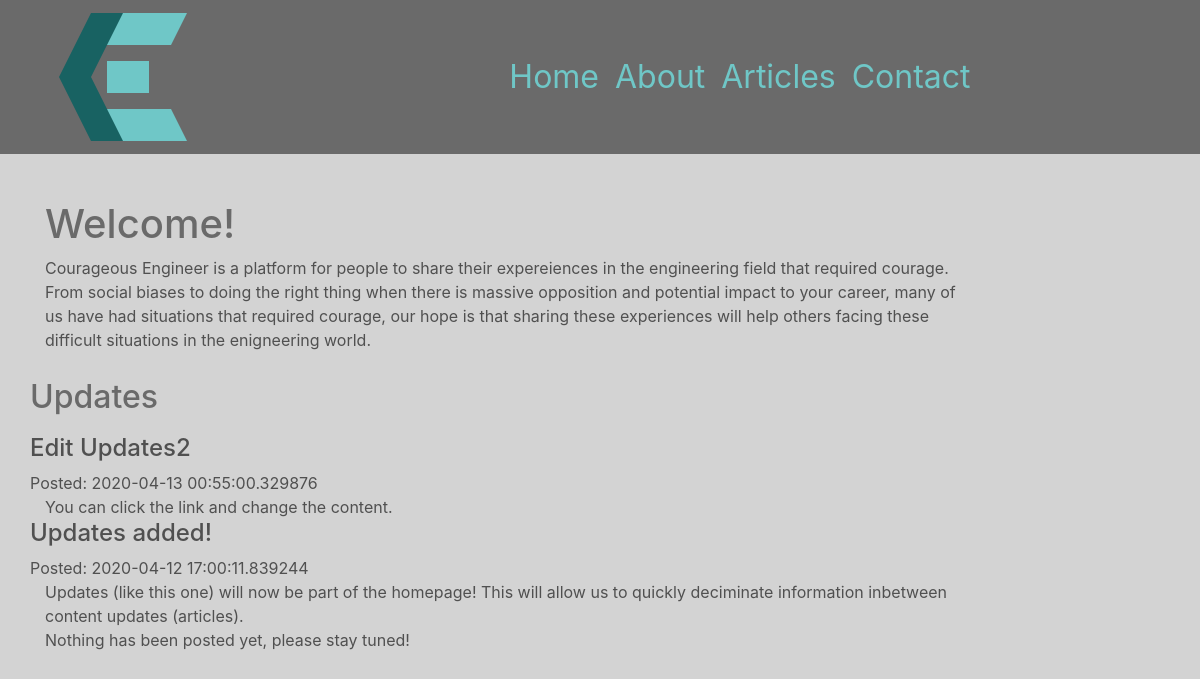
Before: / with the older database file.
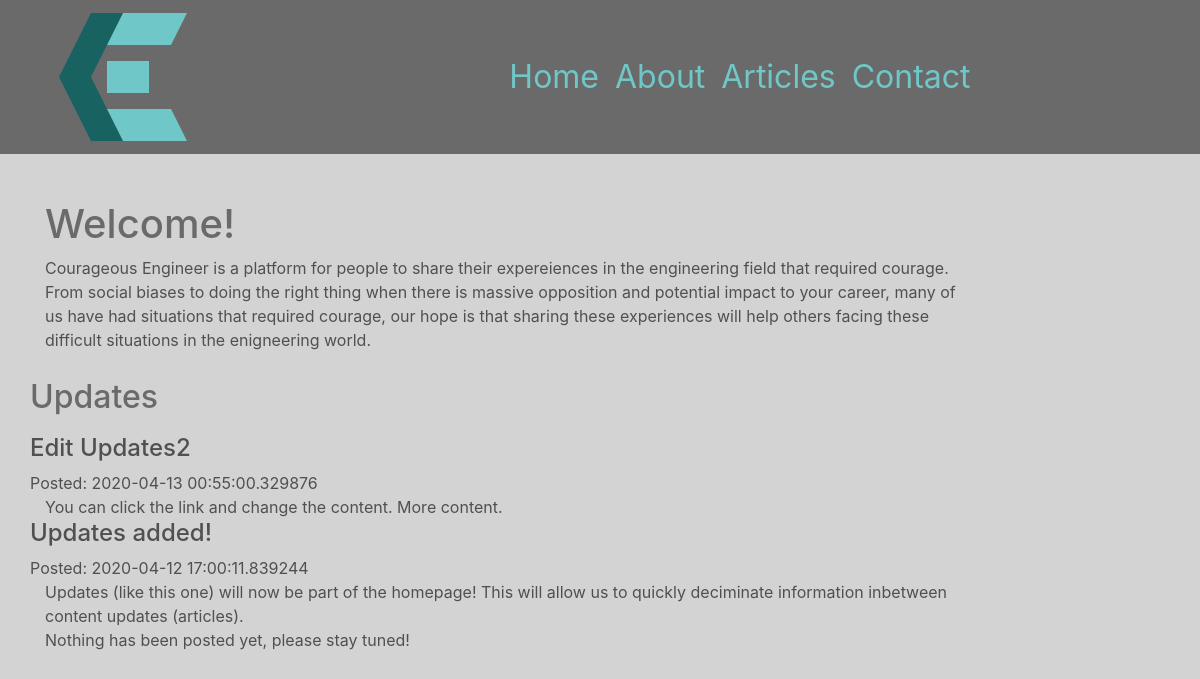
After: the same page with the newer database file.
### chrissmit/services/db_models.py (models this page shows, shortened)
class Update(db.Model):
    id = db.Column(db.Integer, primary_key=True)
    title = db.Column(db.String(100), nullable=False,)
    user_id = db.Column(db.Integer, db.ForeignKey('user.id'), nullable=False)
    posted = db.Column(db.DateTime, nullable=False, default=datetime.utcnow)
    edited = db.Column(db.DateTime, nullable=True, default=None)
    content = db.Column(db.Text, nullable=False)

### chrissmit/views/navigation_views.py (the view, shortened to what this page needs)
@blueprint.route('/', methods=['GET','POST'])
def index():
    updates_form = UpdatesForm()
    updates = update.get_last(5)
    last_four = article.get_last(4)
    return render_template(
        template_name_or_list='navigation/index.html',
        recent_articles=last_four,
        update_form = updates_form,
        updates=updates,
        )

### chrissmit/services/article.py (called while the page is built)
def get_last(number=4, desc=True):
    if desc:
        return Article.query.filter_by(is_released=True).order_by(Article.posted.desc()).limit(number).all()
    return Article.query.filter_by(is_released=True).limit(number).all()

### chrissmit/services/update.py (called while the page is built)
def get_last(number=4, desc=True):
    if desc:
        return Update.query.order_by(Update.posted.desc()).limit(number).all()
    return Update.query.limit(number).all()

### chrissmit/templates/navigation/index.html (shortened to what this page needs)
{% extends "shared/_layout.html" %}
{% block main_content %}
<div class="main_content row">
<div class="col-lg">
    <h1>Welcome!</h1>
    Courageous Engineer is a platform for people to share their expereiences in the engineering field that required courage.
    <p>From social biases to doing the right thing when there is massive opposition and potential impact to your career, many of us have had situations that required courage,
    our hope is that sharing these experiences will help others facing these difficult situations in the enigneering world.
    <div class="row">
        <h2>Updates</h2>
    </div>
        {% if updates %}
            {% for update in updates %}
                <div class="content-section">
                    <div class="row">
                        <h4>{{ update.title }}</h4>
                    </div>
                    <div class="row">Posted: {{ update.posted }} </div>
                    {{ update.content }}
                    <br>
                </div>
            {% endfor %}
        {% endif %}
    {% if not recent_articles %}
     <div>
        Nothing has been posted yet, please stay tuned!
     </div>
    {%  endif %}
</div>
</div>
{%  endblock %}

Changed rows visible on the page:
changed Update "Edit Updates2": content "You can click the link and change the content." → "You can click the link and change the content. More content."
